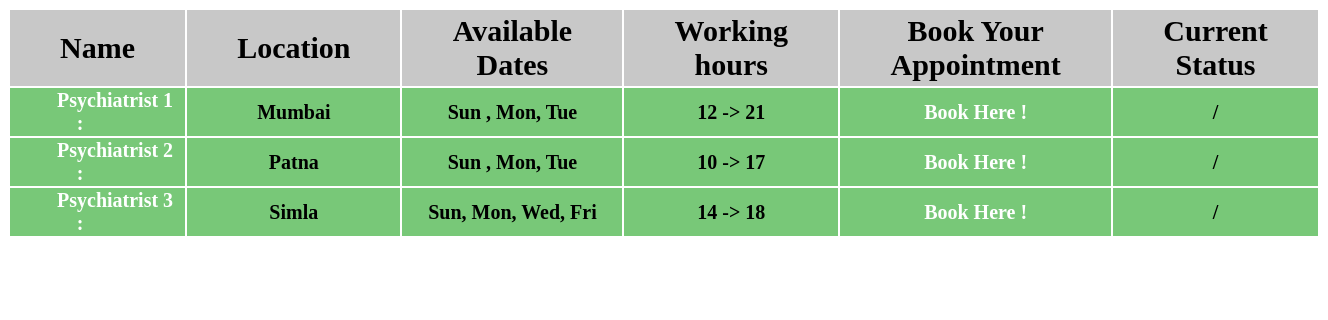
The app's page /appointment/Psychiatrist/ with its own data.
### appointment/models.py (models this page shows, shortened)
class Psychiatrist(models.Model):
    name = models.CharField(max_length = 25)
    location = models.CharField(max_length = 50)
    available_dates = models.CharField(max_length = 200)
    works_from = models.IntegerField(default = 0)
    works_upto = models.IntegerField(default = 0)
    init_date = models.IntegerField(default = 1)

### appointment/views.py (the view)
# urls.py: path('Psychiatrist/',      views.index_psy,  name='index_psy'),
def index_psy(request):
    doc = Doctor.objects.order_by('id')
    psy = Psychiatrist.objects.order_by('init_date')
    return render(request, 'appointment/index_psy.html', {'doc': doc, 'psy': psy})

### appointment/templates/appointment/index_psy.html (shortened to what this page needs)
{% if psy %}
	<table>
		<tr>
			<th class='t1'>Name</th>
			<th class='t1'>Location</th>
			<th class='t1'>Available Dates</th>
			<th class='t1'>Working hours</th>
			<th class='t1'>Book Your Appointment</th>
			<th class='t1'> Current Status </th>
		</tr>
		{% for doctor in psy %}
			<tr class='t2'>
				<th> <a href = "/appointment/booking/" class='t3'>   {{ doctor.name }} : </a> </th>
				<th> {{ doctor.location }}</th>
				<th> {{ doctor.available_dates }}</th>
				<th> {{ doctor.works_from }} -> {{ doctor.works_upto }}  </th>
				<th> <a href="/appointment/booking/" class='t4'> Book Here !</th> </a>
				<th> {{ doctor.curr_status }}/{{ doctor.max_booking }} </th>
			</tr>
		{% endfor %}
	</table>
{% else %}
	<h1 style="color:red;"> Sorry :(   ,  No Psychiatrist available. </h1>
{% endif %}

### appointment/templates/appointment/index_psy.html (style rules this page uses)
.t1 { font-size: 30px; padding: 4px 50px; margin: 1px; background-color: rgb(200,200,200); }
.t2 { font-size: 20px; padding: 4px 70px; margin: 1px; background-color: rgb(120,200,120); }
.t3 { color: white; text-decoration: None; padding: 4px 35px; }
.t4 { color: white; text-decoration: None; padding: 4px 70px; margin: 2px; }

### records on screen
Psychiatrist: name "Psychiatrist 1", location "Mumbai", available_dates "Sun , Mon, Tue", works_from "12", works_upto "21"
Psychiatrist: name "Psychiatrist 2", location "Patna", available_dates "Sun , Mon, Tue", works_from "10", works_upto "17"
Psychiatrist: name "Psychiatrist 3", location "Simla", available_dates "Sun, Mon, Wed, Fri", works_from "14", works_upto "18"
